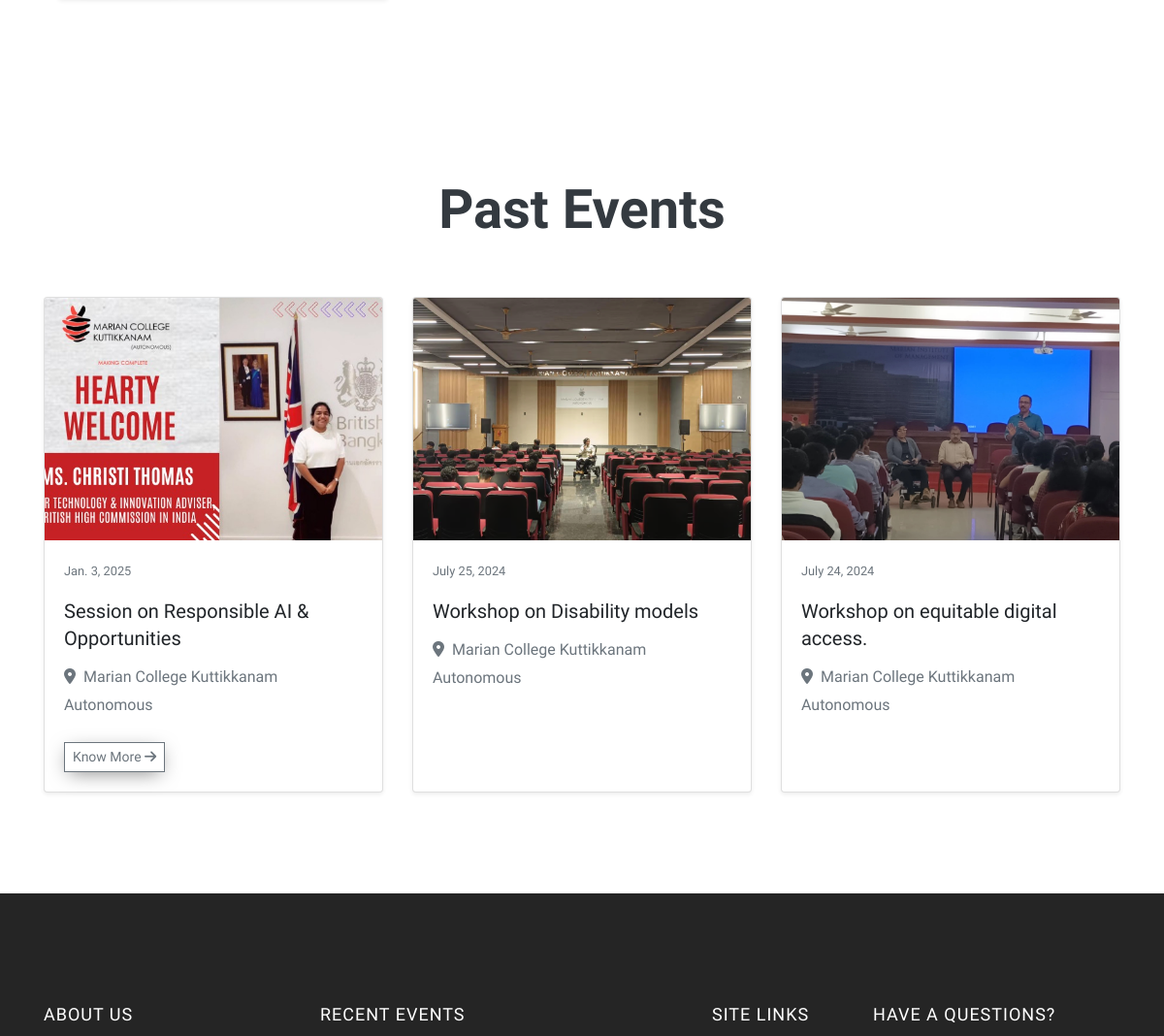
Before: /event (middle part) with the older database file.
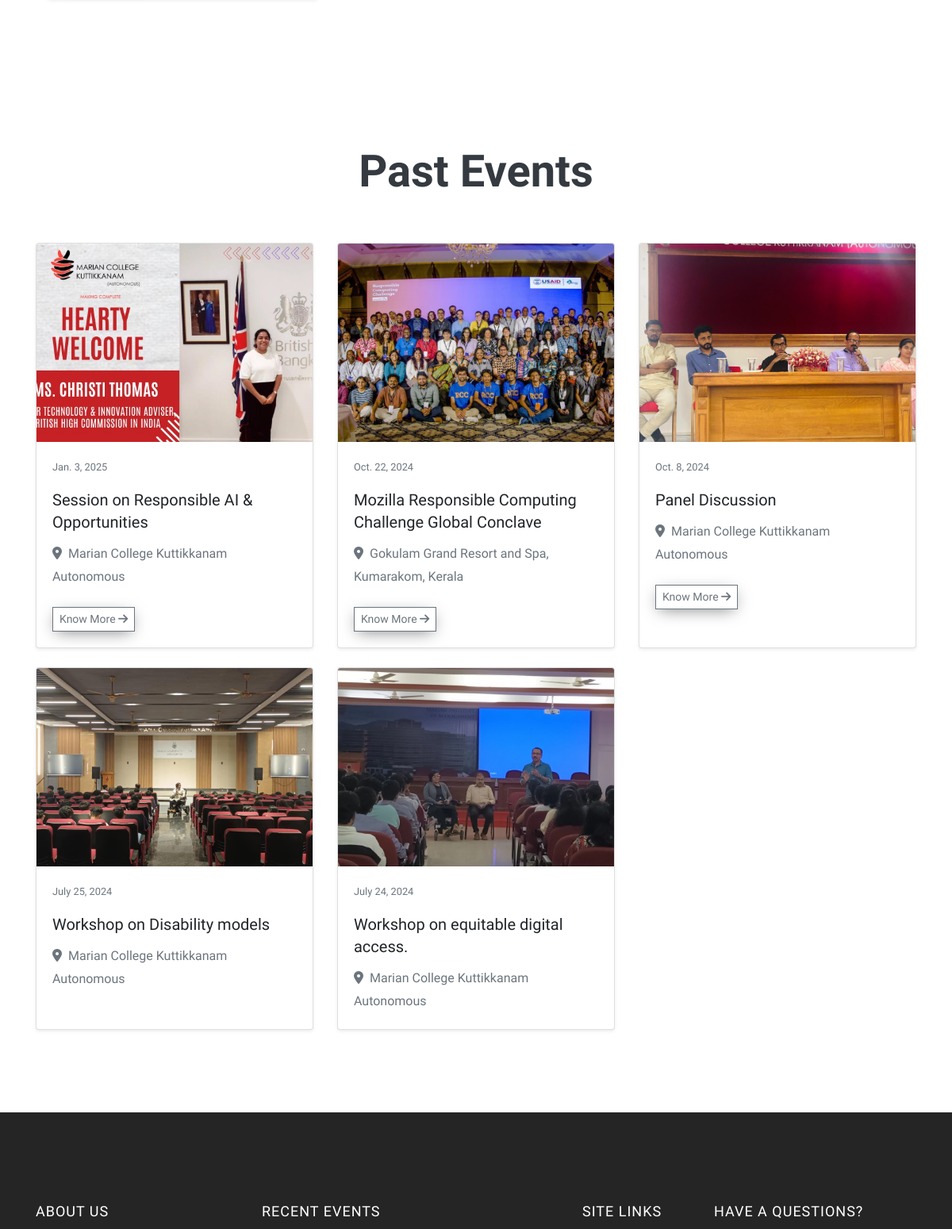
After: the same page with the newer database file.
### mozilla/models.py (models this page shows, shortened)
class Event(models.Model):
    name = models.CharField(max_length=255)
    date = models.DateField()
    venue = models.CharField(max_length=255)
    image = models.ImageField(upload_to='events/')
    description = models.TextField()

### mozilla/views.py (the view)
# urls.py: path("event", views.event, name="event"),
def event(request):
    events = Event.objects.all()
    return render(request, 'event.html', {'events': events})

### mozilla/templates/event.html (shortened to what the changed rows need)
<!DOCTYPE html>
<html lang="en">
  <head>
    <link href="https://cdn.jsdelivr.net/npm/bootstrap@5.3.0-alpha1/dist/css/bootstrap.min.css" rel="stylesheet">
    <link href="https://cdnjs.cloudflare.com/ajax/libs/font-awesome/5.15.4/css/all.min.css" rel="stylesheet">
    <link rel="stylesheet" href="https://cdnjs.cloudflare.com/ajax/libs/font-awesome/6.4.2/css/all.min.css">
    <link rel="stylesheet" href="static/css/open-iconic-bootstrap.min.css">
    <link rel="stylesheet" href="static/css/animate.css">
    <link rel="stylesheet" href="static/css/owl.carousel.min.css">
    <link rel="stylesheet" href="static/css/owl.theme.default.min.css">
    <link rel="stylesheet" href="static/css/magnific-popup.css">
    <link rel="stylesheet" href="static/css/aos.css">
    <link rel="stylesheet" href="static/css/ionicons.min.css">
    <link rel="stylesheet" href="static/css/bootstrap-datepicker.css">
    <link rel="stylesheet" href="static/css/jquery.timepicker.css">
    <link rel="stylesheet" href="static/css/flaticon.css">
    <link rel="stylesheet" href="static/css/icomoon.css">
    <link rel="stylesheet" href="static/css/style.css">
  </head>
  <body>
  <main role="main">
    <section class="ftco-section past-events-section" style="background-color: white; padding: 80px 0;">
      <div class="container">
        <div class="row">
          <div class="col-12 text-center mb-5">
            <h1 class="display-4 font-weight-bold text-dark">Past Events</h1>
          </div>
        </div>
        <div class="row">
            {% for event in events %}
            <div class="col-md-4 mb-4" id="session">
                <div class="card past-event-card shadow-sm h-100">
                    <div class="card-img-top"
                         style="background-image: url('{{ event.image.url }}'); height: 250px; background-size: cover; background-position: center;">
                    </div>
                    <div class="card-body">
                        <div class="d-flex justify-content-between align-items-center mb-3">
                            <small class="text-muted">{{ event.date }}</small>
                        </div>
                        <h5 class="card-title">{{ event.name }}</h5>
                        <p class="card-text text-muted">
                            <i class="fa fa-map-marker-alt mr-2"></i>{{ event.venue }}
                        </p>
                        <button type="button" class="btn btn-outline-secondary btn-sm mt-2" data-bs-toggle="modal" data-bs-target="#eventModal{{ forloop.counter }}">
                            Know More <i class="fa fa-arrow-right"></i>
                        </button>
                    </div>
                </div>
            </div>
            {% endfor %}
        </div>
      </div>
    </section>
  </main>
    <footer class="ftco-footer ftco-section img" style="color: white;">
      <div class="container">
        <div class="row mb-5">
          <div class="col-md-3">
            <div class="ftco-footer-widget mb-4">
              <h2 class="ftco-heading-2" style="color: white;">About Us</h2>
            </div>
          </div>
          <div class="col-md-4">
            <div class="ftco-footer-widget mb-4">
              <h2 class="ftco-heading-2" style="color: white;">Recent Events</h2>
            </div>
          </div>
          <div class="col-md-2">
             <div class="ftco-footer-widget mb-4 ml-md-4">
              <h2 class="ftco-heading-2" style="color: white;">Site Links</h2>
            </div>
          </div>
          <div class="col-md-3">
            <div class="ftco-footer-widget mb-4">
            	<h2 class="ftco-heading-2" style="color: white;">Have a Questions?</h2>
            </div>
          </div>
        </div>
      </div>
    </footer>
  </body>
</html>

Changed rows visible on the page:
added Event: image (picture), date "Oct. 22, 2024", name "Mozilla Responsible Computing Challenge Global Conclave", venue "Gokulam Grand Resort and Spa, Kumarakom, Kerala"
added Event: image (picture), date "Oct. 8, 2024", name "Panel Discussion", venue "Marian College Kuttikkanam Autonomous"
